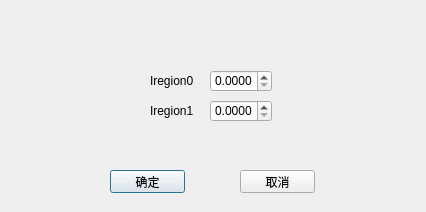
<?xml version="1.0" encoding="UTF-8"?>
<ui version="4.0">
 <class>subsectionParamDialog</class>
 <widget class="QDialog" name="subsectionParamDialog">
  <property name="geometry">
   <rect>
    <x>0</x>
    <y>0</y>
    <width>426</width>
    <height>212</height>
   </rect>
  </property>
  <property name="windowTitle">
   <string>分量参数</string>
  </property>
  <widget class="QDoubleSpinBox" name="Iregion0SubsectionDoubleSpinBox">
   <property name="geometry">
    <rect>
     <x>210</x>
     <y>70</y>
     <width>62</width>
     <height>22</height>
    </rect>
   </property>
   <property name="decimals">
    <number>4</number>
   </property>
   <property name="maximum">
    <double>999.000000000000000</double>
   </property>
  </widget>
  <widget class="QLabel" name="label_3">
   <property name="geometry">
    <rect>
     <x>150</x>
     <y>70</y>
     <width>54</width>
     <height>22</height>
    </rect>
   </property>
   <property name="text">
    <string>Iregion0</string>
   </property>
  </widget>
  <widget class="QLabel" name="label_5">
   <property name="geometry">
    <rect>
     <x>150</x>
     <y>100</y>
     <width>54</width>
     <height>22</height>
    </rect>
   </property>
   <property name="text">
    <string>Iregion1</string>
   </property>
  </widget>
  <widget class="QDoubleSpinBox" name="Iregion1SubsectionDoubleSpinBox">
   <property name="geometry">
    <rect>
     <x>210</x>
     <y>100</y>
     <width>62</width>
     <height>22</height>
    </rect>
   </property>
   <property name="decimals">
    <number>4</number>
   </property>
   <property name="maximum">
    <double>999.000000000000000</double>
   </property>
  </widget>
  <widget class="QPushButton" name="okPushButton">
   <property name="geometry">
    <rect>
     <x>110</x>
     <y>170</y>
     <width>75</width>
     <height>23</height>
    </rect>
   </property>
   <property name="text">
    <string>确定</string>
   </property>
  </widget>
  <widget class="QPushButton" name="cancelPushButton">
   <property name="geometry">
    <rect>
     <x>240</x>
     <y>170</y>
     <width>75</width>
     <height>23</height>
    </rect>
   </property>
   <property name="text">
    <string>取消</string>
   </property>
  </widget>
 </widget>
 <resources/>
 <connections/>
</ui>
